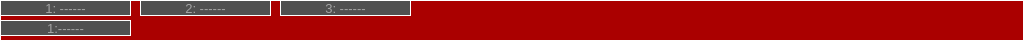
   <widget class="QWidget" name="widChannels" native="true">
    <property name="geometry">
     <rect>
      <x>0</x>
      <y>70</y>
      <width>1024</width>
      <height>41</height>
     </rect>
    </property>
    <property name="styleSheet">
     <string notr="true">background-color: rgb(170, 0, 0);
border-color: rgb(255, 255, 255);
border-style: outset;
border-width: 1px;</string>
    </property>
    <widget class="QPushButton" name="pBChan1">
     <property name="geometry">
      <rect>
       <x>0</x>
       <y>0</y>
       <width>131</width>
       <height>16</height>
      </rect>
     </property>
     <property name="font">
      <font>
       <pointsize>10</pointsize>
      </font>
     </property>
     <property name="styleSheet">
      <string notr="true">background-color: rgb(80, 80, 80);
color: rgb(163, 163, 163);</string>
     </property>
     <property name="text">
      <string>1: ------</string>
     </property>
    </widget>
    <widget class="QPushButton" name="pushButton_4">
     <property name="geometry">
      <rect>
       <x>0</x>
       <y>20</y>
       <width>131</width>
       <height>16</height>
      </rect>
     </property>
     <property name="font">
      <font>
       <pointsize>10</pointsize>
      </font>
     </property>
     <property name="styleSheet">
      <string notr="true">background-color: rgb(80, 80, 80);
color: rgb(163, 163, 163);</string>
     </property>
     <property name="text">
      <string>1:------</string>
     </property>
    </widget>
    <widget class="QPushButton" name="pushButton_5">
     <property name="geometry">
      <rect>
       <x>140</x>
       <y>0</y>
       <width>131</width>
       <height>16</height>
      </rect>
     </property>
     <property name="font">
      <font>
       <pointsize>10</pointsize>
      </font>
     </property>
     <property name="styleSheet">
      <string notr="true">background-color: rgb(80, 80, 80);
color: rgb(163, 163, 163);</string>
     </property>
     <property name="text">
      <string>2: ------</string>
     </property>
    </widget>
    <widget class="QPushButton" name="pushButton_6">
     <property name="geometry">
      <rect>
       <x>280</x>
       <y>0</y>
       <width>131</width>
       <height>16</height>
      </rect>
     </property>
     <property name="font">
      <font>
       <pointsize>10</pointsize>
      </font>
     </property>
     <property name="styleSheet">
      <string notr="true">background-color: rgb(80, 80, 80);
color: rgb(163, 163, 163);</string>
     </property>
     <property name="text">
      <string>3: ------</string>
     </property>
    </widget>
   </widget>
